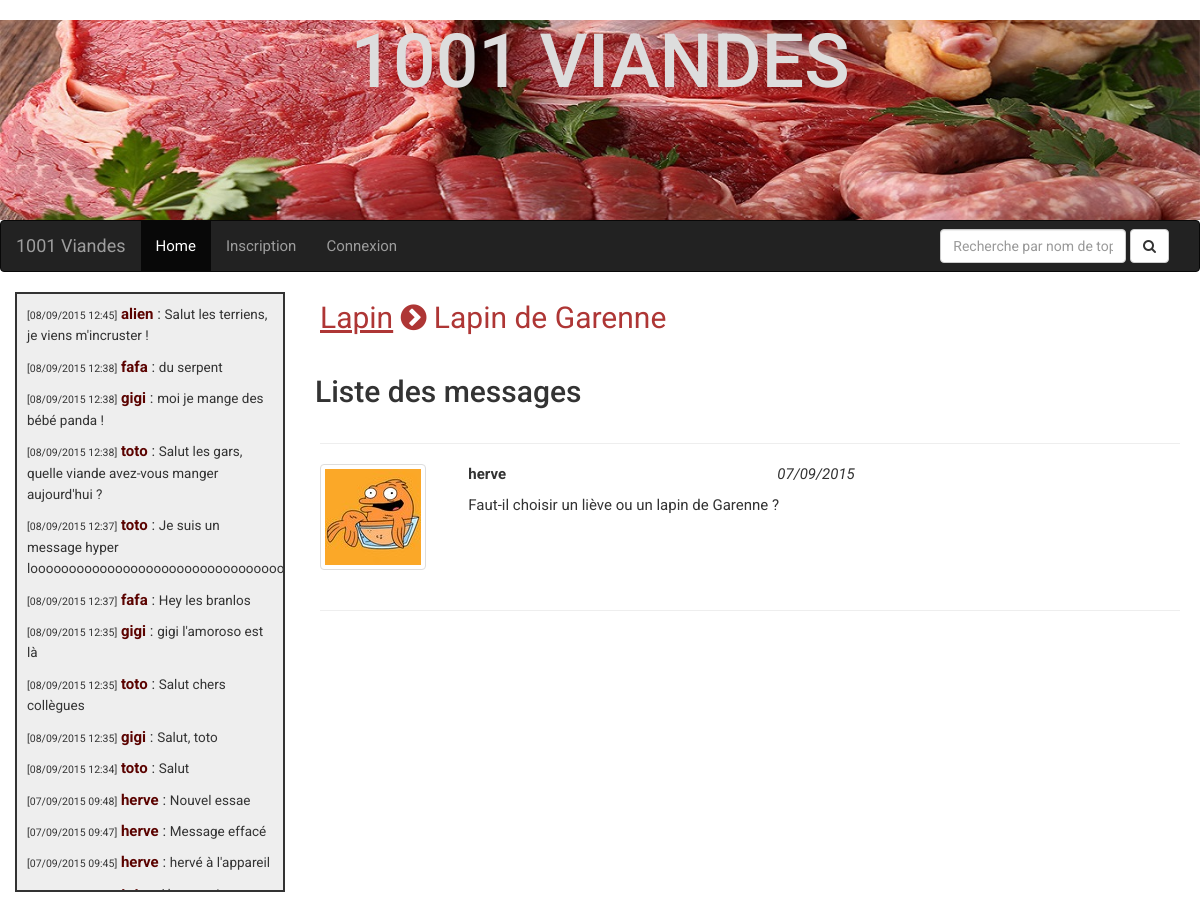
The app's page /home/Lapin/Lapin+de+Garenne with its own data.
### tables this page shows
CREATE TABLE IF NOT EXISTS `tchat` (
  `id` int(11) NOT NULL AUTO_INCREMENT,
  `message` varchar(4096) NOT NULL,
  `date` timestamp NOT NULL DEFAULT CURRENT_TIMESTAMP,
  `id_auteur` int(11) NOT NULL,
  PRIMARY KEY (`id`),
  KEY `id_auteur` (`id_auteur`)
);

CREATE TABLE IF NOT EXISTS `user` (
  `id` int(11) NOT NULL AUTO_INCREMENT,
  `login` varchar(32) NOT NULL,
  `email` varchar(128) NOT NULL,
  `password` varchar(512) NOT NULL,
  `avatar` varchar(512) NOT NULL,
  `statut` int(11) DEFAULT NULL,
  PRIMARY KEY (`id`),
  UNIQUE KEY `login` (`login`),
  UNIQUE KEY `email` (`email`)
);

CREATE TABLE IF NOT EXISTS `categories` (
  `id` int(11) NOT NULL AUTO_INCREMENT,
  `category` varchar(128) NOT NULL,
  PRIMARY KEY (`id`),
  UNIQUE KEY `category` (`category`)
);

CREATE TABLE IF NOT EXISTS `topics` (
  `id` int(11) NOT NULL AUTO_INCREMENT,
  `titre` varchar(512) NOT NULL,
  `date` timestamp NOT NULL DEFAULT CURRENT_TIMESTAMP,
  `id_auteur` int(11) NOT NULL,
  `id_category` int(11) NOT NULL,
  PRIMARY KEY (`id`),
  KEY `id_auteur` (`id_auteur`),
  KEY `id_category` (`id_category`)
);

CREATE TABLE IF NOT EXISTS `bannis` (
  `id` int(11) NOT NULL AUTO_INCREMENT,
  `id_user` int(11) NOT NULL,
  `ban_date` timestamp NOT NULL DEFAULT CURRENT_TIMESTAMP,
  PRIMARY KEY (`id`),
  KEY `id_user` (`id_user`)
);

CREATE TABLE IF NOT EXISTS `messages` (
  `id` int(11) NOT NULL AUTO_INCREMENT,
  `contenu` varchar(4096) NOT NULL,
  `date` timestamp NOT NULL DEFAULT CURRENT_TIMESTAMP,
  `id_auteur` int(11) NOT NULL,
  `id_topic` int(11) NOT NULL,
  `signalement` int(11) NOT NULL DEFAULT '0',
  PRIMARY KEY (`id`),
  KEY `id_auteur` (`id_auteur`),
  KEY `id_topic` (`id_topic`)
);

### apps/tchat.php (called while the page is built)
<?php
$manager = new TchatManager($link);
$messages = $manager->selectLast();
require('./views/tchat.phtml');
?>

### apps/skel.php (called while the page is built)
<?php
	require ('./views/skel.phtml');
?>

### index.php (called while the page is built, shortened)
<?php
require ('./apps/skel.php');
?>

### models/TchatManager.class.php (called while the page is built, shortened)
<?php
class TchatManager
{
	private $link;
	public function __construct($link)
	{
		$this->link = $link;
	}
	public function selectLast()
	{
		$request = "SELECT * FROM tchat ORDER BY date DESC LIMIT 0, 15";
		$res = mysqli_query($this->link, $request);
		$resultat = array();
		while ($message = mysqli_fetch_object($res, 'Tchat', array($this->link)))
		{
			$resultat[] = $message;
		}
		return $resultat;
	}
}
?>

### models/Tchat.class.php (called while the page is built, shortened)
<?php
class Tchat
{
	private $message;
	private $date;
	private $id_auteur;
	private $link;
	public function __construct($link)
	{
		$this->link = $link;
	}
	public function getMessage()
	{
		return $this->message;
	}
	public function getFormatDate()
	{
		return date('d/m/Y H:i', strtotime($this->date));
	}
	public function getAuteur()
	{
		$manager = new UserManager($this->link);
		$user = $manager->selectById($this->id_auteur);
		return $user;
	}
}
?>

### models/UserManager.class.php (called while the page is built, shortened)
<?php
class UserManager
{
	private $link;
	public function __construct($link)
	{
		$this->link = $link;
	}
	public function selectById($id)
	{
		$request = "SELECT user.*,bannis.ban_date FROM user LEFT JOIN bannis ON bannis.id_user=user.id WHERE user.id = '".$id."'";
		$res = mysqli_query($this->link, $request);
		$user = mysqli_fetch_object($res, 'User', array($this->link));
		return $user;
	}
}
?>

### models/User.class.php (called while the page is built, shortened)
<?php
class User
{
	private $login;
	private $avatar;
	public function getLogin()
	{
		return $this->login;
	}
	public function getAvatar()
	{
		return $this->avatar;
	}
}
?>

### apps/messages.php (called while the page is built)
<?php
$categoryName = $_GET['category'];
$topicName = $_GET['topic'];
$manager = new CategorieManager($link);
$categorie = $manager->selectByName($categoryName);
$topic = $categorie->selectByName($topicName);
require ('views/messages.phtml');
?>

### views/content.phtml (called while the page is built)
<?php require('apps/'.$page.'.php'); ?>

### apps/content.php (called while the page is built)
<?php
	require ('./views/content.phtml');
?>

### models/CategorieManager.class.php (called while the page is built, shortened)
<?php
class CategorieManager
{
	private $link;
	public function __construct($link)
	{
		$this->link = $link;
	}
	public function selectByName($category)
	{
		$request = "SELECT * FROM categories WHERE category = '".$category."'";
		$res = mysqli_query($this->link, $request);
		$categorie = mysqli_fetch_object($res, 'Categorie', array($this->link));
		return $categorie;
	}
}
?>

### models/Categorie.class.php (called while the page is built, shortened)
<?php
class Categorie
{
	private $id;
	private $category;
	private $link;
	public function  __construct($link)
	{
		$this->link = $link;
	}
	public function getCategory()
	{
		return $this->category;
	}
	public function selectByName($topic)
	{
		$topic = mysqli_real_escape_string($this->link, $topic);
		$request = "SELECT * FROM topics WHERE titre ='".$topic."' AND id_category='".$this->id."'";
		$res = mysqli_query($this->link, $request);
		$topic = mysqli_fetch_object($res, 'Topic', array($this->link));
		return $topic;
	}
}
?>

### models/Topic.class.php (called while the page is built, shortened)
<?php
class Topic
{
	private $id;
	private $titre;
	private $link;
	public function __construct($link)
	{
		$this->link = $link;
	}
	public function getTitre()
	{
		return $this->titre;
	}
	public function selectAll()
	{
		$request = "SELECT * from messages WHERE id_topic = '".$this->id."' ORDER BY date DESC";
		$res = mysqli_query($this->link, $request);
		$resultat = array();
		while ($message = mysqli_fetch_object($res, "Message", array($this->link)))
		{
			$resultat[] = $message;
		}
		return $resultat;
	}
}
?>

### models/Message.class.php (called while the page is built, shortened)
<?php
class Message
{
	private $contenu;
	private $date;
	private $id_auteur;
	public function getContenu()
	{
		return $this->contenu;
	}
	public function getFormatDate()
	{
		return date('d/m/Y', strtotime($this->date));
	}
	public function getId_auteur()
	{
		return $this->id_auteur;
	}
}
?>

### views/display-tchat.phtml (the view)
<p>
	<span class="tchat_date">[<?=$message->getFormatDate()?>]</span>
	<span class="tchat_auteur"><?=$message->getAuteur()->getLogin()?></span> :
	<span class="tchat_message"><?=$message->getMessage()?></span>
</p>

### apps/display-tchat.php
<?php
$i=0;
while (isset($messages[$i]))
{
	$message = $messages[$i];
	require ('./views/display-tchat.phtml');
	$i++;
}

### views/messages.phtml (shortened to what this page needs)
<div class="messages">
	<div class="chemin">
		<p>
			<a href="home/<?=$categorie->getCategory()?>"><?=htmlentities($categorie->getCategory())?></a> <i class="fa fa-chevron-circle-right"></i> <?=htmlentities($topic->getTitre())?>
			</p>
	</div>
	<h2>Liste des messages</h2>
	<?php require ('./apps/display-messages.php'); ?>
</div>

### apps/display-messages.php (shortened to what this page needs)
<?php
$messages = $topic->selectAll();
$i=0;
while (isset($messages[$i]))
{
	$message = $messages[$i];
	$date = $messages[$i]->getFormatDate();
	$id_user = $messages[$i]->getId_auteur();
	$usermanager = new UserManager($link);
	$user = $usermanager->selectById($id_user);
	require ('./views/display-messages.phtml');
	$i++;
}
?>

### views/display-messages.phtml (shortened to what this page needs)
<div class="messages-content">
	<hr>
	<div class="row">
		<div class="col-md-2">
			<div class="avatar">
				<img class="thumbnail" src="<?=htmlentities($user->getAvatar())?>" alt="">
			</div>
		</div>
		<div class="col-md-10">
			<div class="row">
				<div class="col-md-5">
					<?php
					if(isset($_SESSION['id'])){
					?>
						<p><a href='membre/<?=$user->getId()?>'><strong><?=htmlentities($user->getLogin())?></strong></a></p>
					<?php
					}
					else{
					?>
						<p><strong><?=htmlentities($user->getLogin())?></strong></p>
					<?php
					}
					?>
				</div>
				<div class="col-md-5">
					<p><em><?=$date?></em></p>
				</div>
			</div>
			<div class="wrapper-message"><p><?=nl2br(htmlentities($message->getContenu()))?></p></div>
		</div>
	</div>
	<hr>
</div>

### styles/style.css (style rules this page uses)
* { box-sizing: border-box; }
img { max-width: 100%; }
.tchat_date { font-size: 0.7em; }
.tchat_auteur { font-weight: bold; color: #5B0300; }
.tchat_message { font-size: 0.9em; }
body { font-family: Roboto; font-weight: 400; font-size: 1.5em; }
.chemin, .add, .messages-content, .messages-modif { padding: 5px; }
.chemin p { font-size: 2em; }
.chemin a, .chemin p, .gestion h1 { color: #AE3635; }
.chemin a { text-decoration: underline; }

### records on screen
tchat: date "08/09/2015 12:45", id_auteur.login "alien", message "Salut les terriens, je viens m'incruster !"
tchat: date "08/09/2015 12:38", id_auteur.login "fafa", message "du serpent"
tchat: date "08/09/2015 12:38", id_auteur.login "gigi", message "moi je mange des bébé panda !"
tchat: date "08/09/2015 12:38", id_auteur.login "toto", message "Salut les gars, quelle viande avez-vous manger aujourd'hui ?"
tchat: date "08/09/2015 12:37", id_auteur.login "toto", message "Je suis un message hyper…"
tchat: date "08/09/2015 12:37", id_auteur.login "fafa", message "Hey les branlos"
tchat: date "08/09/2015 12:35", id_auteur.login "gigi", message "gigi l'amoroso est là"
tchat: date "08/09/2015 12:35", id_auteur.login "toto", message "Salut chers collègues"
tchat: date "08/09/2015 12:35", id_auteur.login "gigi", message "Salut, toto"
tchat: date "08/09/2015 12:34", id_auteur.login "toto", message "Salut"
tchat: date "07/09/2015 09:48", id_auteur.login "herve", message "Nouvel essae"
tchat: date "07/09/2015 09:47", id_auteur.login "herve", message "Message effacé"
tchat: date "07/09/2015 09:45", id_auteur.login "herve", message "hervé à l'appareil"
categories: category "Lapin"
topics: titre "Lapin de Garenne"
bannis: id_user.avatar (picture), id_user.login "herve"
messages: date "07/09/2015", contenu "Faut-il choisir un liève ou un lapin de Garenne ?"
